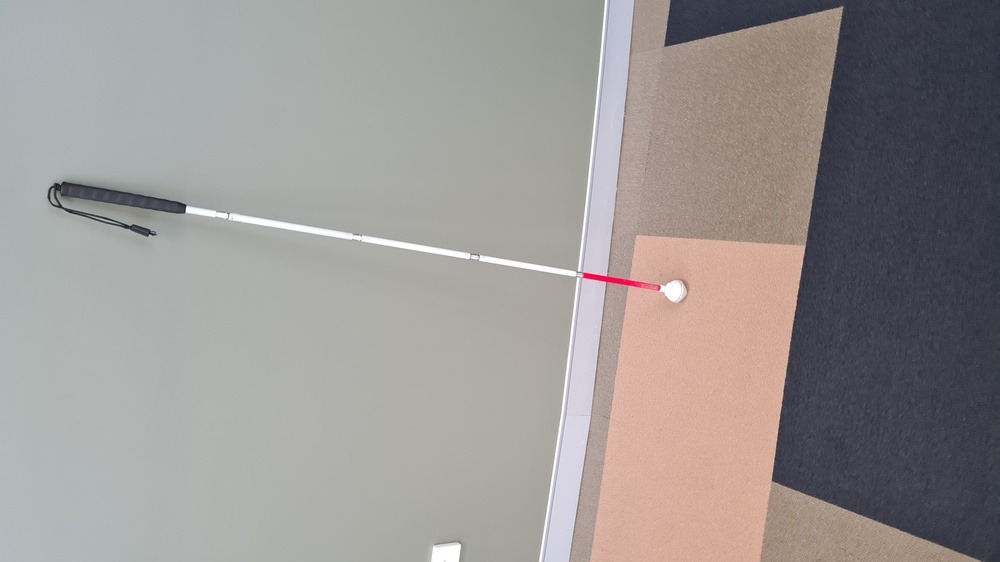
#> input picture 20230915_112407.jpg, 1000 x 562 px, shrunk from 4032 x 2268 before the run
$ jupyter execute ft_image.ipynb
#> lines starting #> are read from the running program, lines starting #| are printed output that depends on the picture
[cell 1]
import numpy as np
import matplotlib.pyplot as plt
import matplotlib.image as mpimg
import skimage.measure
from pathlib import Path

img = mpimg.imread('20230915_112407.jpg')
#> img is the input picture: shape (562, 1000, 3); mean R, G, B 153.9, 149.7, 147.9

img = np.dot(img[...,:3], [0.2989, 0.5870, 0.1140])
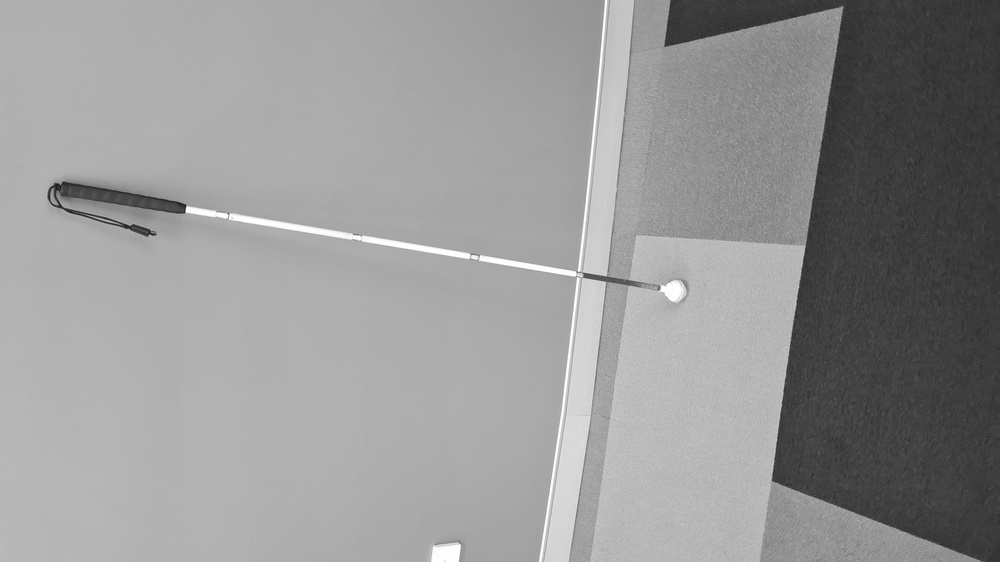
#> img: shape (562, 1000) float64; min 22.93, max 255, mean 150.7
img = np.swapaxes(img, 0, 1)
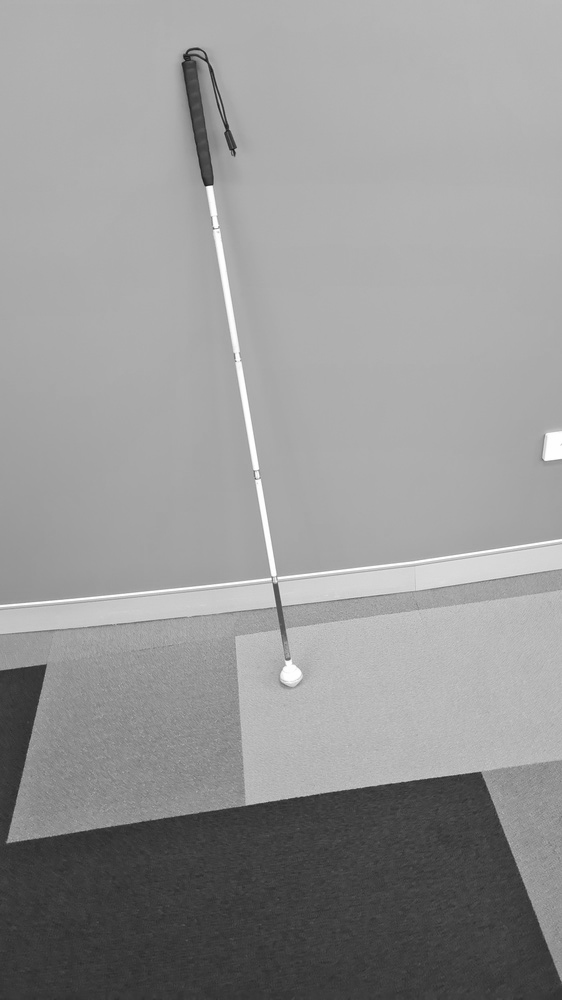
#> img: shape (1000, 562) float64; min 22.93, max 255, mean 150.7
img = skimage.measure.block_reduce(img, (5,5), np.max)
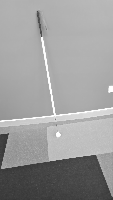
#> img: shape (200, 113) float64; min 53.88, max 255, mean 156.1

[cell 2]
img.shape
#> Out = (200, 113)

[cell 3]
def plot_3panel(img, ft_img, out_path: str | None = None):

    fft_freqs_0 = np.fft.fftshift(np.fft.fftfreq(img.shape[0]) * 2*np.pi)
#> fft_freqs_0 = 200 values from -3.14 to 3.11
    fft_freqs_1 = np.fft.fftshift(np.fft.fftfreq(img.shape[1]) * 2.*np.pi)
#> fft_freqs_1 = 113 values from -3.11 to 3.11
    extent = (
        np.min(fft_freqs_1),
        np.max(fft_freqs_1),
        np.min(fft_freqs_0),
        np.max(fft_freqs_0),
    )
#> extent = (-3.11, 3.11, -3.14, 3.11)

    fig, (ax, ax1, ax2) = plt.subplots(1,3, figsize=(8, 4))

    ax.imshow(
        img
    )
    ax.set(
        xlabel='x',
        ylabel='y',
        title='Candice Cane'
    )
    # ax.set_axis_off()

    ax1.imshow(
        np.log10(np.abs(ft_img)**2.),
        cmap='bwr',
        extent=extent
    )
    ax1.set(
        xlabel='u (wavenumber)',
        ylabel='v (wavenumber)',
        title='Scale'
    )
    # ax1.set_axis_off()

    ax2.imshow(
        np.angle(ft_img),
        cmap='bwr',
        extent=extent
    )
    ax2.set(
        xlabel='u (wavenumber)',
        ylabel='v (wavenumber)',
        title='Phase'
    )
    # ax2.set_axis_off()


    # fig.tight_layout()
    if out_path:
        fig.savefig(out_path)


ft_img = np.fft.fftshift(
    np.fft.fft2(img)
)

plot_3panel(img, ft_img)

[cell 4]
def make_cut_inner(img, radius, out_path: Path):
    y = np.arange(img.shape[0])
    x = np.arange(img.shape[1])

    xx, yy = np.meshgrid(x, y)

    print(xx.shape)

    center = np.array(img.shape) // 2
    print(center)

    mask = np.sqrt(
        (xx - center[1])**2 + (yy - center[0])**2
    ) < radius

    ft_img = np.fft.fftshift(
        np.fft.fft2(img)
    )

    ft_img[mask] = 0+0j

    mask_img = np.fft.ifft2(np.fft.fftshift(ft_img))


    og_type = out_path.suffix
    inner_path = out_path.with_suffix(f".inner-{radius}.{og_type}")
    outer_path = out_path.with_suffix(f".outer-{radius}.{og_type}")
    plot_3panel(mask_img.real, ft_img, out_path=inner_path)

    mask = np.sqrt(
        (xx - center[1])**2 + (yy - center[0])**2
    ) > radius

    ft_img = np.fft.fftshift(
        np.fft.fft2(img)
    )

    ft_img[mask] = 0+0j

    mask_img = np.fft.ifft2(np.fft.fftshift(ft_img))

    plot_3panel(mask_img.real, ft_img, out_path=outer_path)


for radius in (10, 20, 30, 40, 50):
    print(f"{radius=}")
    make_cut_inner(img=img, radius=radius, out_path=Path("example_plot.png"))
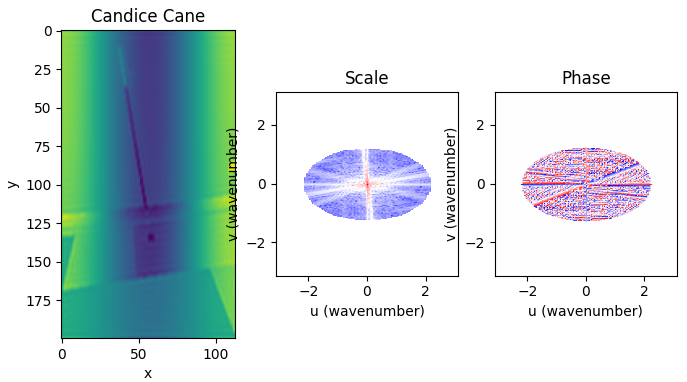
#> figure drawn by matplotlib, 3 panels
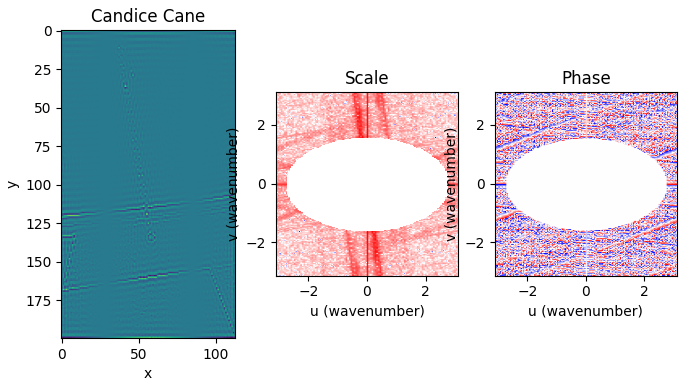
#> figure drawn by matplotlib, 3 panels
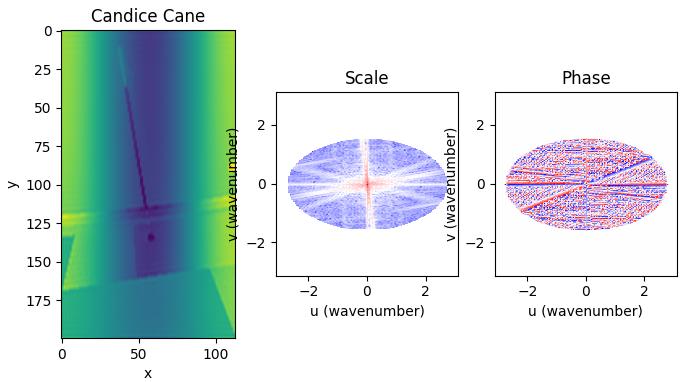
#> figure drawn by matplotlib, 3 panels

[cell 5]
y = np.arange(img.shape[0])
#> y = 200 values from 0 to 199
x = np.arange(img.shape[1])

xx, yy = np.meshgrid(x, y)
rot = np.pi
cr = np.cos(rot)
sr = np.sin(rot)

rot_xx = y[:, None] + xx

# rot_xx = xx*cr - xx*sr
# rot_yy = yy*cr + yy*sr

fringe = np.zeros_like(img)

fringe_xx = np.sin(xx)
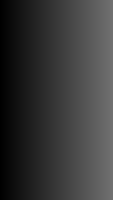
#> xx: shape (200, 113) int64; min 0, max 112, mean 56
fringe_yy = np.sin(yy)
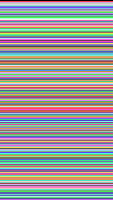
#> yy: shape (200, 113) int64; 200 distinct labels, from 0 to 199; one colour per label, 0 black

fig, (ax, ax1) = plt.subplots(1,2)

ax.imshow(fringe_xx)
ax1.imshow(fringe_yy)

ax.set_axis_off()
ax1.set_axis_off()


fig, (ax, ax1) = plt.subplots(1,2)

rot_xx = y[:, None] + xx

ax.imshow(fringe_xx)
ax1.imshow(fringe_yy)

ax.set_axis_off()
ax1.set_axis_off()
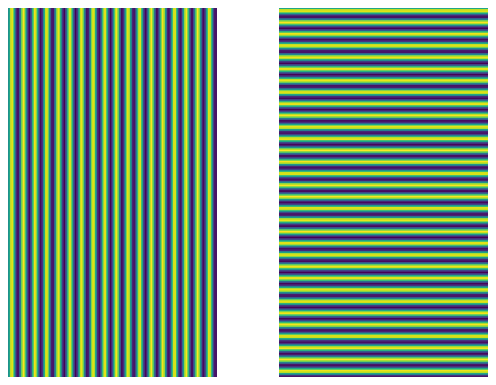
#> figure drawn by matplotlib, 2 panels

[cell 6]
y = np.arange(img.shape[0])
x = np.arange(img.shape[1])

xx, yy = np.meshgrid(x, y)

fig, ax = plt.subplots(1,1)

print(xx.shape)
#| (200, 113)
print(x)
#| [  0   1   2   3   4   5   6   7   8   9  10  11  12  13  14  15  16  17
#|   18  19  20  21  22  23  24  25  26  27  28  29  30  31  32  33  34  35
#|   36  37  38  39  40  41  42  43  44  45  46  47  48  49  50  51  52  53
#|   54  55  56  57  58  59  60  61  62  63  64  65  66  67  68  69  70  71
#|   72  73  74  75  76  77  78  79  80  81  82  83  84  85  86  87  88  89
#|   90  91  92  93  94  95  96  97  98  99 100 101 102 103 104 105 106 107
#|  108 109 110 111 112]
xx = y[:, None] * 2 + xx

ax.imshow(xx)
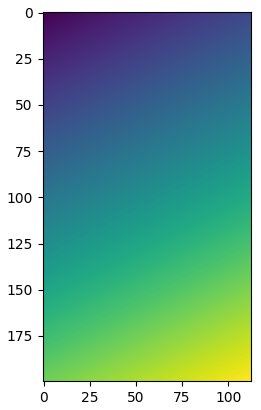
#> figure drawn by matplotlib, 1 panel

[cell 7]
y
